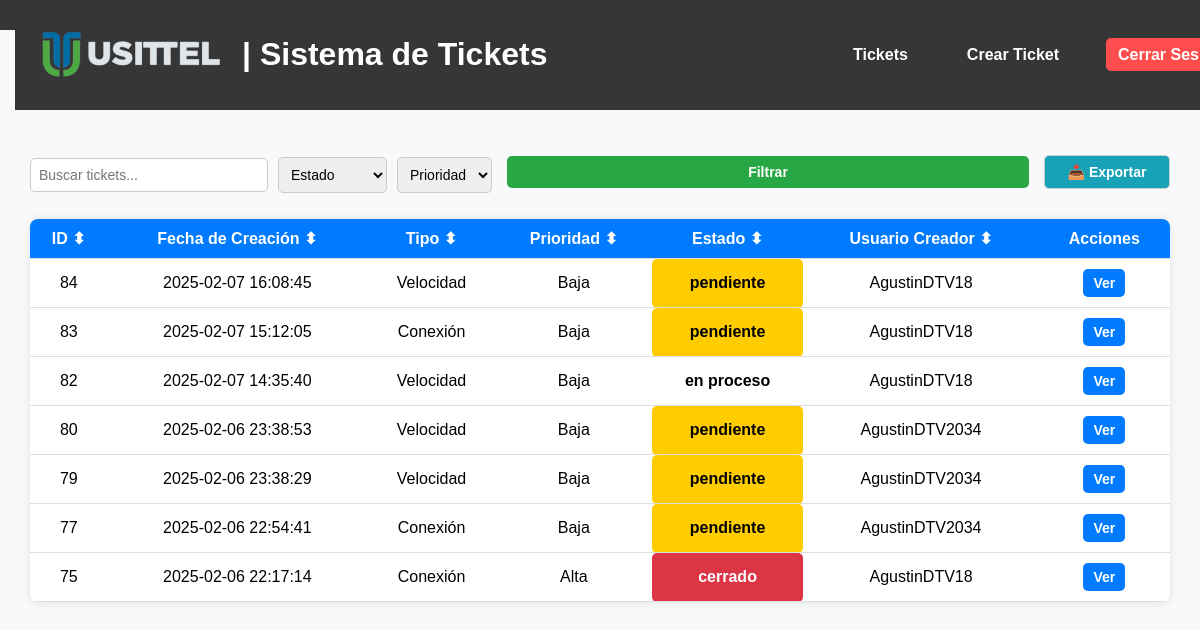
The page /tickets (signed in) on the database its author committed.
### tables this page shows
CREATE TABLE tickets (
    id INTEGER PRIMARY KEY AUTOINCREMENT,
    tipo TEXT NOT NULL,
    descripcion TEXT NOT NULL,
    prioridad TEXT NOT NULL,
    fecha_creacion DATETIME DEFAULT CURRENT_TIMESTAMP,
    usuario_creador TEXT NOT NULL,
    notas TEXT,
    archivo TEXT
, usuario_asignado TEXT, estado TEXT DEFAULT 'pendiente');

### app.py (the view)
@app.route('/tickets')
@login_required
def tickets():
    estado = request.args.get('estado')
    prioridad = request.args.get('prioridad')
    query = 'SELECT * FROM tickets WHERE 1=1'
    params = []
    if estado in ['pendiente', 'en proceso', 'cerrado']:
        query += ' AND estado = ?'
        params.append(estado)
    if prioridad in ['Baja', 'Media', 'Alta']:
        query += ' AND prioridad = ?'
        params.append(prioridad)
    query += ' ORDER BY fecha_creacion DESC'  # Ordenar por fecha de creación (más nuevos arriba)
    conn = get_db_connection()
    tickets = conn.execute(query, params).fetchall()
    conn.close()
    return render_template('tickets.html', tickets=tickets, estado=estado, prioridad=prioridad)

### app.py (called while the page is built)
def get_db_connection():
    conn = sqlite3.connect('database.db', timeout=10)  # Espera hasta 10 segundos si la base de datos está bloqueada
    conn.row_factory = sqlite3.Row
    return conn

@login_manager.user_loader
def load_user(user_id):
    conn = get_db_connection()
    user = conn.execute('SELECT * FROM users WHERE id = ?', (user_id,)).fetchone()
    conn.close()
    if user:
        return User(id=user['id'], username=user['username'], role=user['role'])
    return None

### templates/tickets.html (shortened to what this page needs)
{% extends "base.html" %}
{% block content %}
<main class="main-container">
    <form action="/tickets" method="GET" class="filter-bar">
        <input type="text" id="searchInput" placeholder="Buscar tickets..." class="search-bar">
        <select name="estado" id="estado">
            <option value="">Estado</option>
        </select>
        <select name="prioridad" id="prioridad">
            <option value="">Prioridad</option>
        </select>
        <button type="submit" class="btn-filter">Filtrar</button>
        <a href="{{ url_for('export_tickets') }}" class="btn-export">📥 Exportar</a>
    </form>
    <table id="ticketsTable">
        <thead>
            <tr>
                <th onclick="sortTable(0)">ID ⬍</th>
                <th onclick="sortTable(1)">Fecha de Creación ⬍</th>
                <th onclick="sortTable(2)">Tipo ⬍</th>
                <th onclick="sortTable(3)">Prioridad ⬍</th>
                <th onclick="sortTable(4)">Estado ⬍</th>
                <th onclick="sortTable(5)">Usuario Creador ⬍</th>
                <th>Acciones</th>
            </tr>
        </thead>
        <tbody>
            {% for ticket in tickets %}
            <tr class="ticket-row">
                <td>{{ ticket.id }}</td>
                <td>{{ ticket.fecha_creacion }}</td>
                <td>{{ ticket.tipo }}</td>
                <td>{{ ticket.prioridad }}</td>
                <td class="estado estado-{{ ticket.estado|lower }}">{{ ticket.estado }}</td>
                <td>{{ ticket.usuario_creador }}</td>
                <td>
                    <a href="{{ url_for('view_ticket', id=ticket.id) }}" class="btn btn-view">Ver</a>
                </td>
            </tr>
            {% endfor %}
        </tbody>
    </table>
</main>
{% endblock %}

### static/styles.css (style rules this page uses)
body { font-family: Arial, sans-serif; margin: 0; padding: 0; background-color: #f5f5f5; }
button { width: 100%; background: #007bff; color: white; border: none; padding: 10px; margin-top: 20px; border-radius: 5px; cursor: pointer; font-size: 16px; }
table { width: 100%; border-collapse: collapse; margin-top: 20px; background: white; box-shadow: 0px 0px 10px rgba(0, 0, 0, 0.1); border-radius: 8px; overflow: hidden; }
thead { background: #007bff; color: white; font-weight: bold; }
th { padding: 10px; cursor: pointer; text-align: left; }
td { padding: 10px; border-bottom: 1px solid #ddd; }
.btn { padding: 6px 10px; border: none; cursor: pointer; font-size: 14px; border-radius: 5px; text-decoration: none; font-weight: bold; display: inline-block; }
.btn-view { background: #007bff; color: white; }
.btn-filter { background: #28a745; color: white; }
.btn-export { background: #17a2b8; color: white; }
.btn-filter { margin: 8px 5px; background-color: #007bff; color: white; border: none; border-radius: 5px; cursor: pointer; font-size: 14px; font-weight: bold; transition: 0.3s ease; }
input, select, textarea { width: 100%; padding: 10px; margin-top: 5px; border: 1px solid #ccc; border-radius: 5px; }
.btn-export { background: #17a2b8; color: white; padding: 10px 15px; border-radius: 5px; font-weight: bold; text-decoration: none; display: inline-block; margin: 10px 0; }
.main-container { padding: 20px; max-width: 95%; margin: auto; }
table { width: 100%; border-collapse: collapse; background: white; box-shadow: 0px 0px 10px rgba(0, 0, 0, 0.1); border-radius: 8px; overflow: hidden; }
th, td { padding: 10px; text-align: center; border-bottom: 1px solid #ddd; }
.filter-bar { display: flex; align-items: center; justify-content: space-between; gap: 10px; margin: 15px 0; flex-wrap: nowrap; }
.filter-bar input, .filter-bar select, .filter-bar button, .filter-bar a { padding: 8px; border-radius: 5px; border: 1px solid #ccc; font-size: 14px; }
.search-bar { flex: 1; min-width: 220px; }
.filter-bar select { width: 130px; }
.filter-bar .btn-filter { background: #28a745; color: white; border: none; cursor: pointer; padding: 8px 12px; min-width: 100px; }
.filter-bar .btn-export { background: #17a2b8; color: white; text-decoration: none; padding: 8px 12px; min-width: 100px; text-align: center; }
body { font-family: Arial, sans-serif; margin: 0; padding: 0; background-color: #f8f9fa; }
.estado { font-weight: bold; padding: 5px 10px; border-radius: 5px; }
.estado-pendiente { background: #ffcc00; color: black; }
.estado-cerrado { background: #dc3545; color: white; }
button, .btn-action { background: #007bff; padding: 10px; color: white; border-radius: 5px; font-weight: bold; border: none; cursor: pointer; transition: background 0.3s ease; }

### rows shown on the page
tickets: id "84", fecha_creacion "2025-02-07 16:08:45", tipo "Velocidad", prioridad "Baja", estado "pendiente", usuario_creador "AgustinDTV18"
tickets: id "83", fecha_creacion "2025-02-07 15:12:05", tipo "Conexión", prioridad "Baja", estado "pendiente", usuario_creador "AgustinDTV18"
tickets: id "82", fecha_creacion "2025-02-07 14:35:40", tipo "Velocidad", prioridad "Baja", estado "en proceso", usuario_creador "AgustinDTV18"
tickets: id "80", fecha_creacion "2025-02-06 23:38:53", tipo "Velocidad", prioridad "Baja", estado "pendiente", usuario_creador "AgustinDTV2034"
tickets: id "79", fecha_creacion "2025-02-06 23:38:29", tipo "Velocidad", prioridad "Baja", estado "pendiente", usuario_creador "AgustinDTV2034"
tickets: id "77", fecha_creacion "2025-02-06 22:54:41", tipo "Conexión", prioridad "Baja", estado "pendiente", usuario_creador "AgustinDTV2034"
tickets: id "75", fecha_creacion "2025-02-06 22:17:14", tipo "Conexión", prioridad "Alta", estado "cerrado", usuario_creador "AgustinDTV18"
